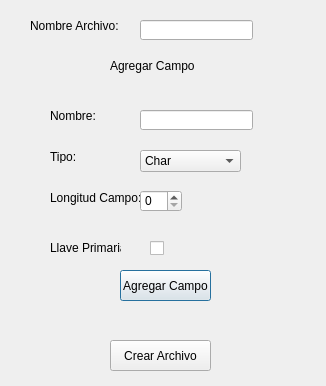
<?xml version="1.0" encoding="UTF-8"?>
<ui version="4.0">
 <class>dialog_nuevoarchivo</class>
 <widget class="QDialog" name="dialog_nuevoarchivo">
  <property name="geometry">
   <rect>
    <x>0</x>
    <y>0</y>
    <width>326</width>
    <height>386</height>
   </rect>
  </property>
  <property name="windowTitle">
   <string>Dialog</string>
  </property>
  <widget class="QLabel" name="label">
   <property name="geometry">
    <rect>
     <x>30</x>
     <y>10</y>
     <width>91</width>
     <height>31</height>
    </rect>
   </property>
   <property name="text">
    <string>Nombre Archivo:</string>
   </property>
  </widget>
  <widget class="QLabel" name="label_2">
   <property name="geometry">
    <rect>
     <x>110</x>
     <y>50</y>
     <width>91</width>
     <height>31</height>
    </rect>
   </property>
   <property name="text">
    <string>Agregar Campo</string>
   </property>
  </widget>
  <widget class="QLabel" name="label_3">
   <property name="geometry">
    <rect>
     <x>50</x>
     <y>100</y>
     <width>81</width>
     <height>31</height>
    </rect>
   </property>
   <property name="text">
    <string>Nombre:</string>
   </property>
  </widget>
  <widget class="QLabel" name="label_4">
   <property name="geometry">
    <rect>
     <x>50</x>
     <y>150</y>
     <width>46</width>
     <height>13</height>
    </rect>
   </property>
   <property name="text">
    <string>Tipo:</string>
   </property>
  </widget>
  <widget class="QLabel" name="label_5">
   <property name="geometry">
    <rect>
     <x>50</x>
     <y>190</y>
     <width>91</width>
     <height>16</height>
    </rect>
   </property>
   <property name="text">
    <string>Longitud Campo:</string>
   </property>
  </widget>
  <widget class="QLabel" name="label_6">
   <property name="geometry">
    <rect>
     <x>50</x>
     <y>240</y>
     <width>71</width>
     <height>16</height>
    </rect>
   </property>
   <property name="text">
    <string>Llave Primaria</string>
   </property>
  </widget>
  <widget class="QCheckBox" name="bool_esllave">
   <property name="geometry">
    <rect>
     <x>150</x>
     <y>240</y>
     <width>70</width>
     <height>17</height>
    </rect>
   </property>
   <property name="text">
    <string/>
   </property>
  </widget>
  <widget class="QComboBox" name="tipo_campo">
   <property name="geometry">
    <rect>
     <x>140</x>
     <y>150</y>
     <width>101</width>
     <height>22</height>
    </rect>
   </property>
   <item>
    <property name="text">
     <string>Char</string>
    </property>
   </item>
   <item>
    <property name="text">
     <string>int</string>
    </property>
   </item>
   <item>
    <property name="text">
     <string/>
    </property>
   </item>
  </widget>
  <widget class="QLineEdit" name="name_campo">
   <property name="geometry">
    <rect>
     <x>140</x>
     <y>110</y>
     <width>113</width>
     <height>20</height>
    </rect>
   </property>
  </widget>
  <widget class="QSpinBox" name="long_campo">
   <property name="geometry">
    <rect>
     <x>140</x>
     <y>190</y>
     <width>42</width>
     <height>22</height>
    </rect>
   </property>
  </widget>
  <widget class="QPushButton" name="agregarCampo_boton">
   <property name="geometry">
    <rect>
     <x>120</x>
     <y>270</y>
     <width>91</width>
     <height>31</height>
    </rect>
   </property>
   <property name="text">
    <string>Agregar Campo</string>
   </property>
  </widget>
  <widget class="QPushButton" name="crearArchivo_boton">
   <property name="geometry">
    <rect>
     <x>110</x>
     <y>340</y>
     <width>101</width>
     <height>31</height>
    </rect>
   </property>
   <property name="text">
    <string>Crear Archivo</string>
   </property>
  </widget>
  <widget class="QLineEdit" name="nombre_archivo">
   <property name="geometry">
    <rect>
     <x>140</x>
     <y>20</y>
     <width>113</width>
     <height>20</height>
    </rect>
   </property>
  </widget>
 </widget>
 <resources/>
 <connections/>
</ui>
